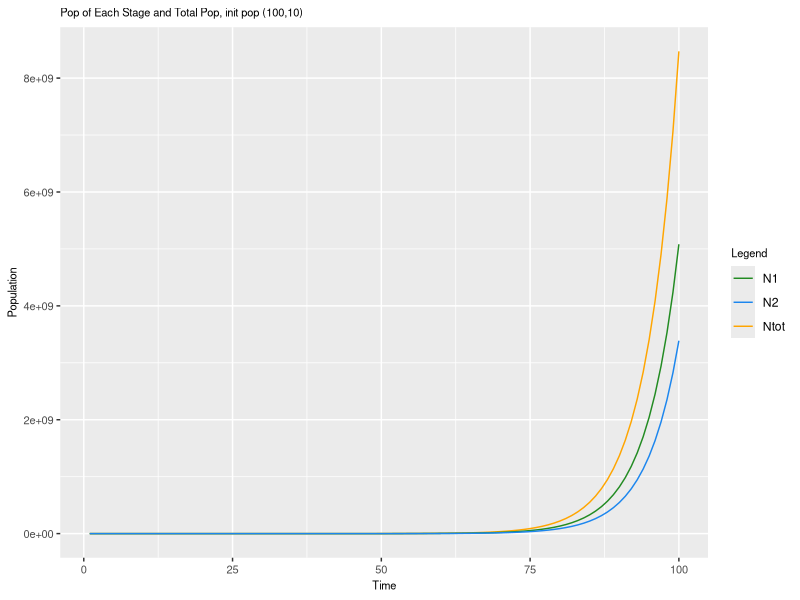
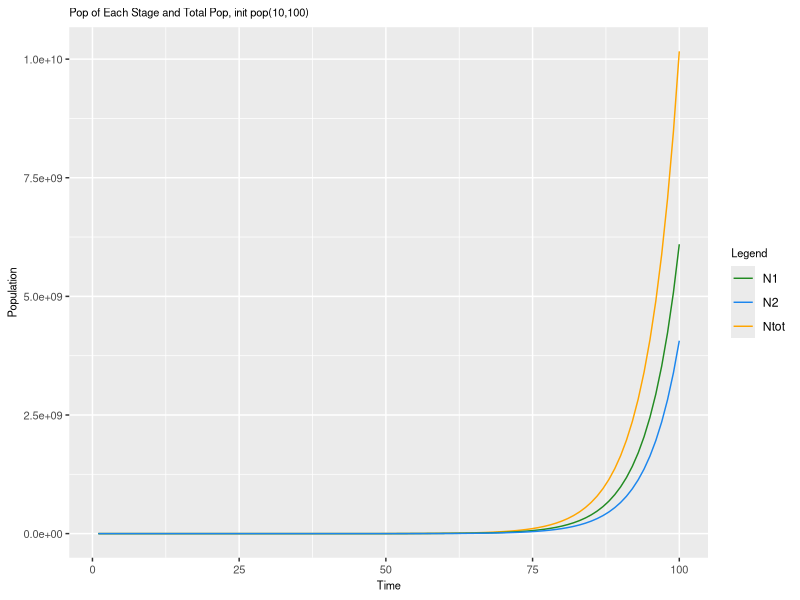
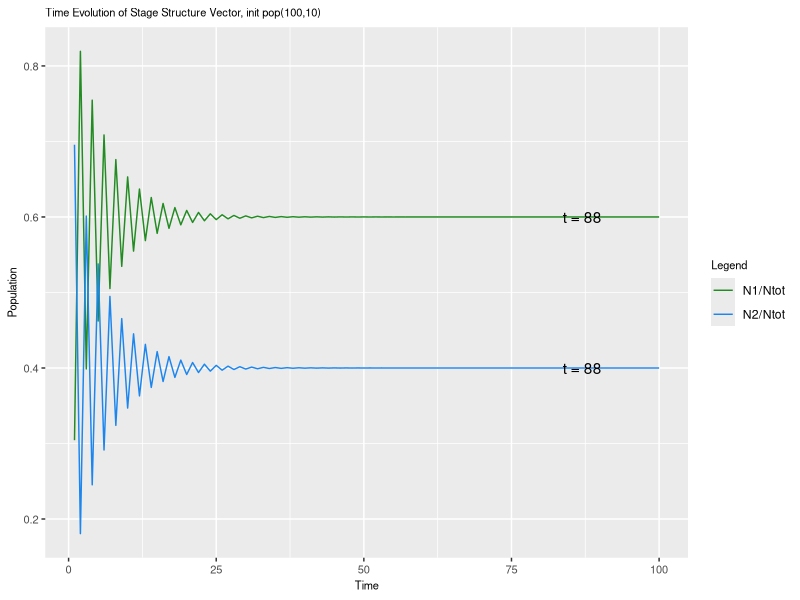
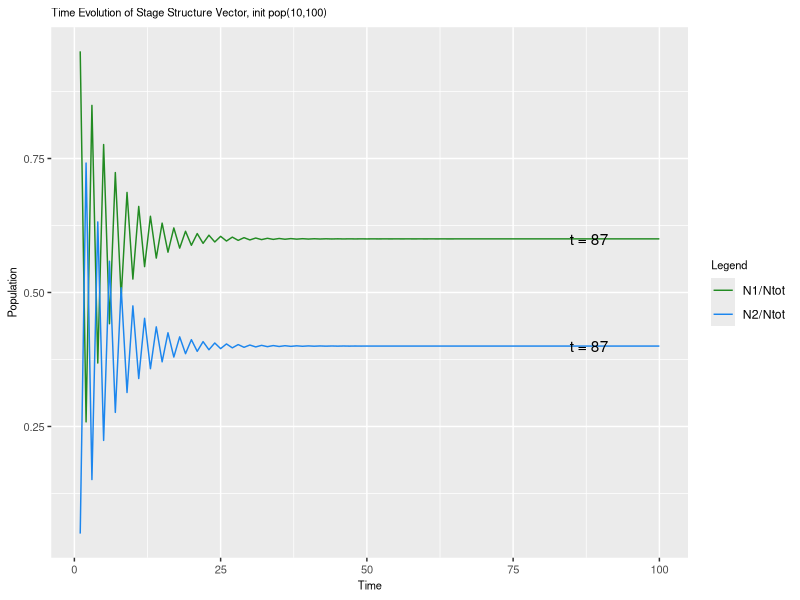
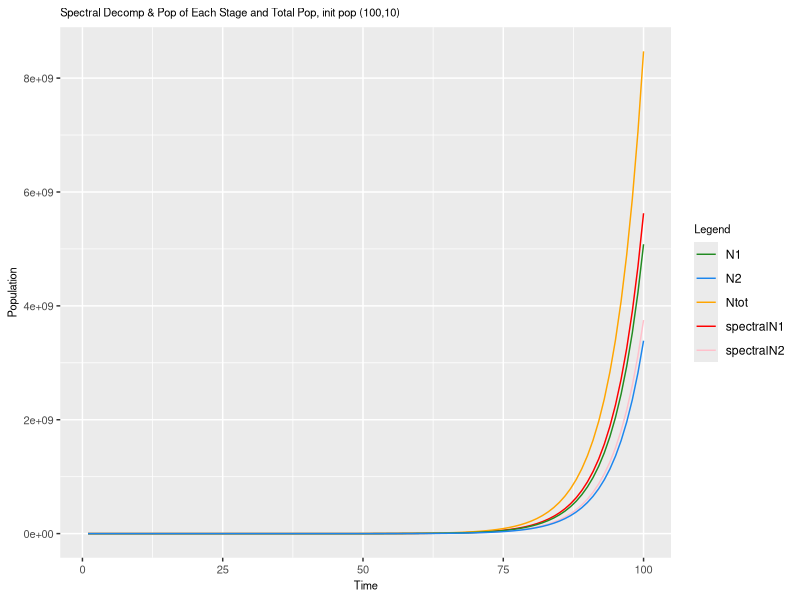

Write the R code that produced these figures, in order.
## ---- chunk 1
knitr::opts_chunk$set(echo = TRUE)
library(tidyverse)
## ---- chunk 2
A <- matrix(c(0.2,0.8,1.5,0), nrow=2,ncol=2)
stageVector <- as.vector(c(100,10))


maxT <- 100
# df <- data.frame( N1 = integer(T), N2 = integer(T))
df <- data.frame(matrix(nrow = maxT, ncol = 4 ))
colnames(df) <- c("Time", "N1", "N2", "Ntot")

for(i in seq(1,maxT)){
  B <- (A) %*% stageVector
  df$N1[i] <- B[1]
  df$N2[i] <- B[2]
  df$Ntot[i] <- B[1]+B[2]
  df$Time[i] <- i
  df$proportion <- df$N1 / df$Ntot
  df$proportion2 <- df$N2 / df$Ntot
  stageVector <- B
  # updating values of stageVector 
}

ggplot() +
  geom_line(aes(x=df$Time,y=df$Ntot, color = 'Ntot')) +
  geom_line(aes(x=df$Time,y=df$N1, color = 'N1')) +
  geom_line(aes(x=df$Time,y=df$N2, color = 'N2')) +
  xlab('Time') +
  ylab('Population') +
  ggtitle('Pop of Each Stage and Total Pop, init pop (100,10)') +
  scale_colour_manual("Legend", values = c("forestgreen", "dodgerblue2", 'orange')) +
  theme(
    plot.title = element_text(size = 8),
    axis.title = element_text(size = 8),
    axis.text = element_text(size = 8),
    legend.title = element_text(size = 8)
  )
## ---- chunk 3
stageVector2 <- as.vector(c(10,100))

maxT <- 100
# df22 <- data.frame( N1 = integer(T), N2 = integer(T))
df2 <- data.frame(matrix(nrow = maxT, ncol = 4 ))
colnames(df2) <- c("Time", "N1", "N2", "Ntot")

for(i in seq(1,maxT)){
  B2 <- (A) %*% stageVector2
  df2$N1[i] <- B2[1]
  df2$N2[i] <- B2[2]
  df2$Ntot[i] <- B2[1]+B2[2]
  df2$Time[i] <- i
  df2$proportion <- df2$N1 / df2$Ntot
  df2$proportion2 <- df2$N2 / df2$Ntot
  stageVector2 <- B2
  # updating values of stageVector 
}

ggplot() +
  geom_line(aes(x=df2$Time,y=df2$Ntot, color = 'Ntot')) +
  geom_line(aes(x=df2$Time,y=df2$N1, color = 'N1')) +
  geom_line(aes(x=df2$Time,y=df2$N2, color = 'N2')) +
  xlab('Time') +
  ylab('Population') +
  ggtitle('Pop of Each Stage and Total Pop, init pop(10,100)') +
  scale_colour_manual("Legend", values = c("forestgreen", "dodgerblue2", 'orange')) +
  theme(
    plot.title = element_text(size = 8),
    axis.title = element_text(size = 8),
    axis.text = element_text(size = 8),
    legend.title = element_text(size = 8)
  )

## ---- chunk 4
# N1/Ntot
# N2/Ntot 
# plot these against time 

ggplot() +
  geom_line(aes(x=df$Time,y= (df$N1 / df$Ntot), color = 'N1/Ntot')) +
  geom_line(aes(x=df$Time,y= (df$N2 / df$Ntot), color = 'N2/Ntot')) +
  xlab('Time') +
  ylab('Population') +
  ggtitle('Time Evolution of Stage Structure Vector, init pop(100,10)') +
  scale_colour_manual("Legend", values = c("forestgreen", "dodgerblue2")) +
  annotate("text", x = 87, y = 0.6, label = "t = 88") +
  annotate("text", x = 87, y = 0.4, label = "t = 88") +
  theme(
    plot.title = element_text(size = 8),
    axis.title = element_text(size = 8),
    axis.text = element_text(size = 8),
    legend.title = element_text(size = 8)
  )
## ---- chunk 5
ggplot() +
  geom_line(aes(x=df2$Time,y= (df2$N1 / df2$Ntot), color = 'N1/Ntot')) +
  geom_line(aes(x=df2$Time,y= (df2$N2 / df2$Ntot), color = 'N2/Ntot')) +
  xlab('Time') +
  ylab('Population') +
  ggtitle('Time Evolution of Stage Structure Vector, init pop(10,100)') +
  scale_colour_manual("Legend", values = c("forestgreen", "dodgerblue2")) +
  annotate("text", x = 88, y = 0.6, label = "t = 87") +
  annotate("text", x = 88, y = 0.4, label = "t = 87") +
  theme(
    plot.title = element_text(size = 8),
    axis.title = element_text(size = 8),
    axis.text = element_text(size = 8),
    legend.title = element_text(size = 8)
  )

## ---- chunk 6
eig <- eigen(A)
print(
  paste('Eigenvalue is:',
        eig$values
        ))
# both eigen values

print('Eigenvectors are:')
eig$vectors
# eig$vectors[,1]
# eig$vectors[,2]
# eigen vectors are normalized 
## ---- chunk 7
# trying to know where system is going based on init condition 
# invert matrix to known soln to solve for where we're at 


# What are the values of the projection coefficients? 
# Plot the spectral decomposition of each population stage and verify that it is the same as your numerical solution above.
# cVector <- solve(A) %*% stageVector

stageVector <- as.vector(c(100,10))
# From Will: 
  # Make sure you have normalized your eigenvectors prior to using them to calculate your c vector {c1, c2}.
eigVectorsNormalized = eig$vectors / sqrt((eig$vectors[,1]**2) + (eig$vectors[,2]**2))
cVectorNormalized <- solve(eigVectorsNormalized) %*% stageVector
# solve computes inverse of A 
cVectorNormalized

# make a data.frame
# fill it based on the spectral decomp function 
# x(t) = c1v1e^lambda1,t + c2v2e^lambda2,t
# t is i from for loop
# v is eigenvector
spectralDecomp <- data.frame(matrix(nrow = maxT, ncol = 3 ))
names(spectralDecomp) <- c('Time','N1xt','N2xt')

for(i in 1:maxT){
  spectralDecomp$Time[i] <- i
  spectralDecomp$N1xt[i] <-
        cVectorNormalized[1] * eig$vectors[1,1]*eig$values[1]**i +
        cVectorNormalized[2] * eig$vectors[1,2]*eig$values[2]**i

  spectralDecomp$N2xt[i] <-
        cVectorNormalized[1] * eig$vectors[2,1]*eig$values[1]**i +
        cVectorNormalized[2] * eig$vectors[2,2]*eig$values[2]**i
}

ggplot() +
  geom_line(aes(x = spectralDecomp$Time, y = spectralDecomp$N1xt, color = 'spectralN1')) +
  geom_line(aes(x = spectralDecomp$Time, y = spectralDecomp$N2xt, color = 'spectralN2')) +
  geom_line(aes(x=df$Time,y=df$Ntot, color = 'Ntot')) +
  geom_line(aes(x=df$Time,y=df$N1, color = 'N1')) +
  geom_line(aes(x=df$Time,y=df$N2, color = 'N2')) +
  xlab('Time') +
  ylab('Population') +
  ggtitle('Spectral Decomp & Pop of Each Stage and Total Pop, init pop (100,10)') +
  scale_colour_manual("Legend", values = c("forestgreen", "dodgerblue2", 'orange','red','pink','purple')) +
  theme(
    plot.title = element_text(size = 8),
    axis.title = element_text(size = 8),
    axis.text = element_text(size = 8),
    legend.title = element_text(size = 8)
  )
# combined plots 
## ---- chunk 8
print(df$proportion[nrow(df)])
print(df$proportion2[nrow(df)])

print(df2$proportion[nrow(df2)])
print(df2$proportion2[nrow(df2)])

filter(df, Time == 87)
filter(df2, Time == 88)
print('Stage structure of both init pops converge to the same stage structure vector?')
